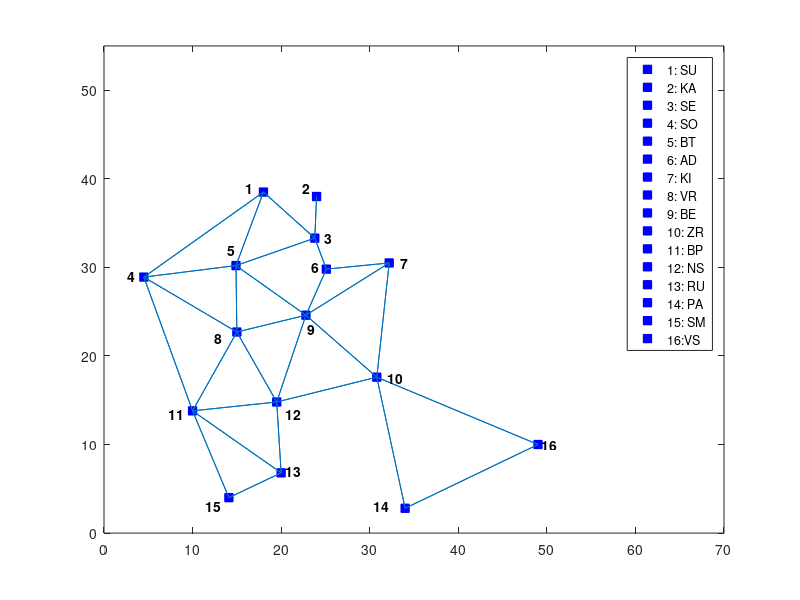

Recreate this plot in MATLAB.
% This program finds a path between two cities on map of Vojvodina.
% The search is greedy.
% The user specifies the start city and the destination city.
% The limitations of greedy search can be seen if we choose the start city 
% 4 (Sombor) and destination city 14 (Pancevo). In that case the path will
% be 11 13 12 10. The shortest path would be through 8, 9 and 10.
% If we change the coordinate of city 13 from (6.8 19) to (6.8 20) the path
% will never be found. The algorithm will always go between cities 13 and
% 12.

% Each city has an identifier.

%     1 Subotica
%     2 Kanjiza
%     3 Senta
%     4 Sombor
%     5 Backa Topola
%     6 Ada
%     7 Kikinda
%     8 Vrbas
%     9 Becej
%     10 Zrenjanin
%     11 Backa Palanka
%     12 Novi Sad
%     13 Ruma
%     14 Pancevo
%     15 Sremska Mitrovica
%     16 Vrsac
clear; clc; clf

% dist_matr=[0 32 45 65 36 55 78 66 68 110 109 107 137 176 141; ...
%     32 0 16 89 47 33 46 70 55 90 116 104 133 156 140; ...
%     45 16 0 88 42 16 35 58 37 74 105 87 118 142 126; ...
%     65 89 88 0 47 90 119 54 84 123 69 91 114 178 109; ...
%     36 47 42 47 0 43 72 30 44 86 73 73 103 147 105; ...
%     55 33 16 90 43 0 30 51 24 57 96 75 102 125 113; ...
%     78 46 35 119 72 30 0 79 46 57 120 94 118 121 131; ...
%     66 70 58 54 30 51 79 0 35 71 47 45 71 125 75; ...
%     68 55 37 84 44 24 46 35 0 43 74 51 80 108 89; ...
%     110 90 74 123 86 57 57 71 43 0 91 55 69 68 86; ...
%     109 116 105 69 73 96 120 47 74 91 0 40 49 121 42; ...
%     107 104 87 91 73 75 94 45 51 55 40 0 29 87 40; ...
%     137 133 118 114 103 102 118 71 80 69 49 29 0 75 19; ...
%     176 156 142 178 147 125 121 125 108 68 121 87 75 0 93; ...
%     141 140 126 109 105 113 131 75 89 86 42 40 19 93 0];

if_path_matr=[0 0 1 1 1 0 0 0 0 0 0 0 0 0 0 0; 0 0 1 0 0 0 0 0 0 0 0 0 0 0 0 0; ...
    1 1 0 0 1 1 0 0 0 0 0 0 0 0 0 0; 1 0 0 0 1 0 0 1 0 0 1 0 0 0 0 0; ...
    1 0 1 1 0 0 0 1 1 0 0 0 0 0 0 0; 0 0 1 0 0 0 1 0 1 0 0 0 0 0 0 0; ...
    0 0 0 0 0 1 0 0 1 1 0 0 0 0 0 0; 0 0 0 1 1 0 0 0 1 0 1 1 0 0 0 0; ...
    0 0 0 0 1 1 1 1 0 1 0 1 0 0 0 0; 0 0 0 0 0 0 1 0 1 0 0 1 0 1 0 1; ...
    0 0 0 1 0 0 0 1 0 0 0 1 1 0 1 0; 0 0 0 0 0 0 0 1 1 1 1 0 1 0 0 0; ...
    0 0 0 0 0 0 0 0 0 0 1 1 0 0 1 0; 0 0 0 0 0 0 0 0 0 1 0 0 0 0 0 1; ...
    0 0 0 0 0 0 0 0 0 0 1 0 1 0 0 0; 0 0 0 0 0 0 0 0 0 1 0 0 0 1 0 0];

cities={'Subotica' 'Kanjiza' 'Senta' 'Sombor' 'Backa Topola' 'Ada' 'Kikinda' ...
    'Vrbas' 'Becej' 'Zrenjanin' 'Backa Palanka' 'Novi Sad' 'Ruma' ...
    'Pancevo' 'Sremska Mitrovica' 'Vrsac'};
% x=1:0.1:40; y=1:0.1:40;
% x1=1.5; y1=18; x2=2; y2=24; x3=6.7; y3=23.8; x4=11.1; y4=4.5; x5=9.8; y5=14.9;
% x6=10.2; y6=25.1; x7=9.5; y7=32.2; x8=17.3; y8=15; x9=15.4; y9=22.8; x10=22.4; y10=30.8;
% x11=26.2 ; y11=10 ; x12=25.2 ; y12=19.5 ; x13=33.2 ; y13=19 ; x14=37.2 ; y14=34. ; x15=36 ; y15=14.1;
% 
% plot(x1,y1,x2,y2,x3,y3,x4,y4,x5,y5,'bs')
city_coord=[38.5 18; 38 24; 33.3 23.8; 28.9 4.5; 30.2 14.9; 29.8 25.1; 30.5 32.2; 22.7 15; 24.6 22.8; ...
    17.6 30.8; 13.8 10; 14.8 19.5; 6.8 20; 2.8 34; 4 14.1; 10 49];

s=size(city_coord,1);

distances=zeros(s);
for i=1:s
    for j=1:s
        distances(i,j)=sqrt((city_coord(i,1)-city_coord(j,1))^2+(city_coord(i,2)-city_coord(j,2))^2);
    end
end
dist_matr=4.5*distances;
for i=1:s
%     [temp1 temp2]=city_coord(i,:);
    temp1=city_coord(i,1);
    temp2=city_coord(i,2);
    plot(temp2,temp1,'bs','MarkerFaceColor','b')
    axis equal
    hold on
    axis([0 70 0 55])
%     axis equal
end


for i=1:s
    koord_y1=city_coord(i,1);
    koord_x1=city_coord(i,2);
    temp1=find(if_path_matr(i,:));
%     temp2=find(temp1);
    for j=1:numel(temp1)
        temp3=temp1(j);
        koord_y2=city_coord(temp3,1);
        koord_x2=city_coord(temp3,2);
        koord_1=[koord_x1 koord_x2];
        koord_2=[koord_y1 koord_y2];
        line(koord_1,koord_2)
    end
end
text(15.5,39,'\bf 1'); text(22,39,'\bf 2'); text(24.5,33.3,'\bf 3');
text(2.2,29,'\bf 4'); text(13.5,32,'\bf 5'); text(23,30,'\bf 6');
text(33,30.5,'\bf 7'); text(12,22,'\bf 8'); text(22.5,23,'\bf 9');
text(31.5,17.5,'\bf 10'); text(6.8,13.5,'\bf 11'); text(20,13.5,'\bf 12');
text(20,7,'\bf 13'); text(30,3,'\bf 14'); text(11,3,'\bf 15'); text(49,10,'\bf 16');

legend('1: SU','2: KA','3: SE','4: SO','5: BT','6: AD','7: KI','8: VR',...
    '9: BE','10: ZR','11: BP','12: NS','13: RU','14: PA','15: SM','16:VS')
from_town=input('Start town (1-16): ');
to_town=input('End town (1-16): ');

if from_town == to_town
    disp(' ')
    disp('Start city = Destination city, no need to travel.')
    disp(' ')
    return
end

current_distance = dist_matr(from_town,to_town);
current_city = from_town;
travel_path=[current_city];
travel_path_cities=[cities(current_city)];
while current_distance ~= 0
    x=find(if_path_matr(current_city,:));
    y=[];
    for i=1:numel(x)
        p=dist_matr(x(i),to_town);
        y=[y p];
    end
    [a b]=min(y);
    current_city=x(b);
    current_distance=dist_matr(current_city,to_town);
    travel_path=[travel_path,current_city];
    travel_path_cities=[travel_path_cities, cities(current_city)];
end

travel_path
